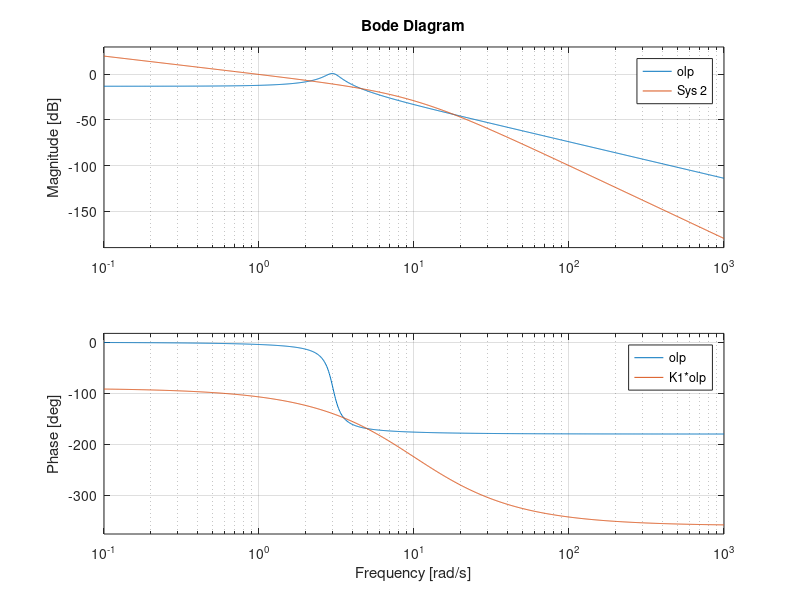
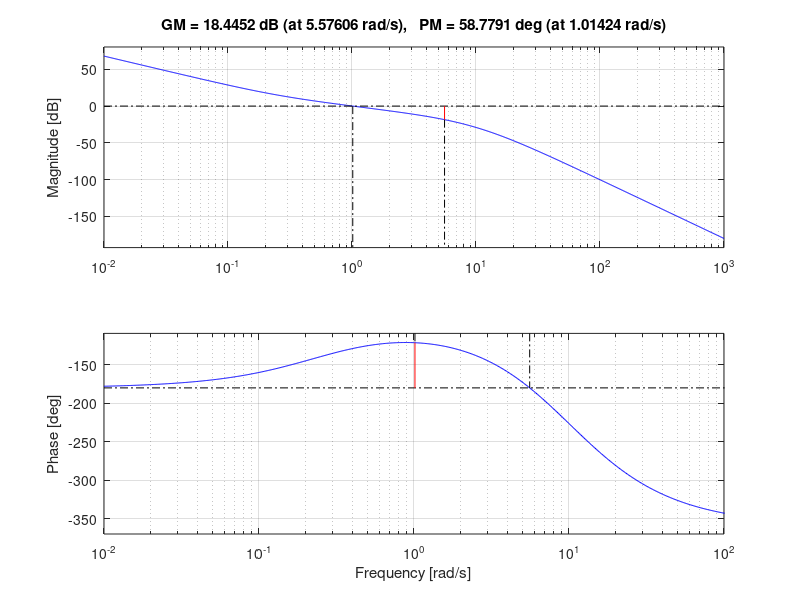
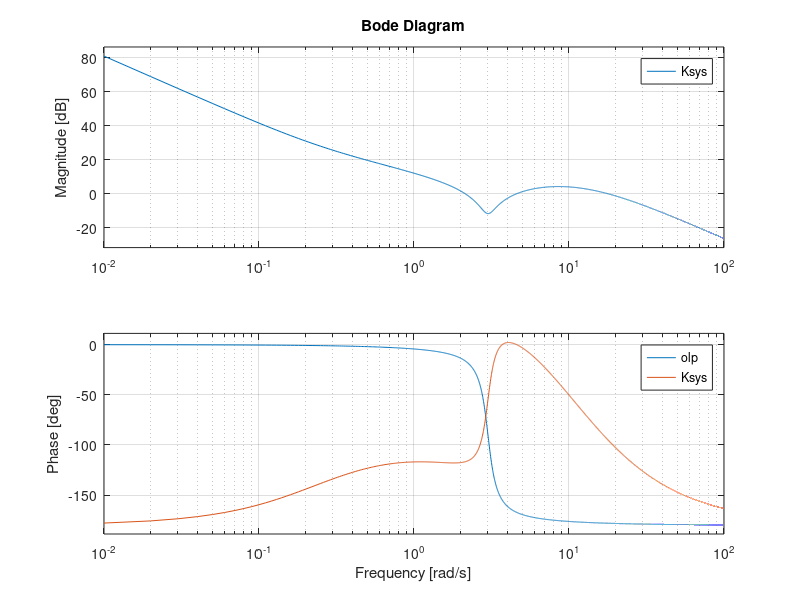
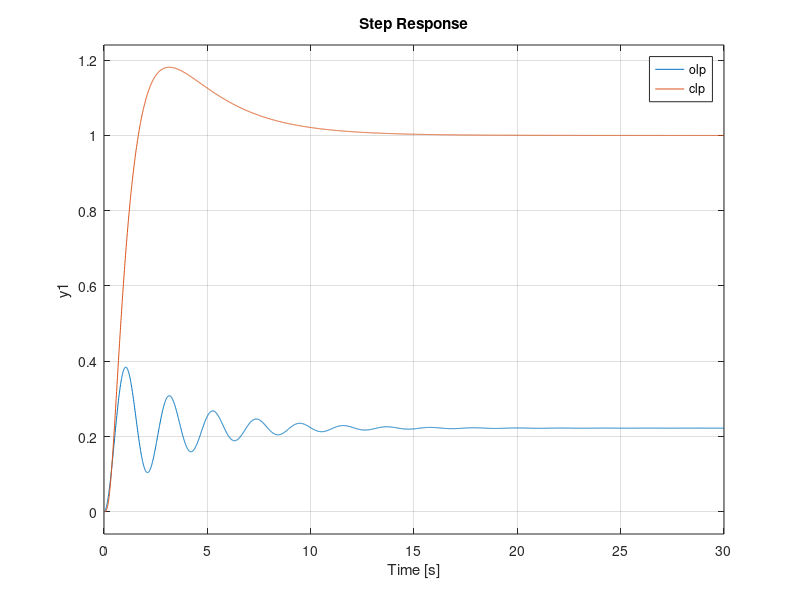

Write MATLAB code to recreate these figures, in order.
clear

w = 3;
w_pert = w;
z = 0.1;

s = tf('s');


olp = 2/(s^2 + 2*z*w_pert*s + w_pert^2);

K1 = 0.5*1000*(s^2 + 2*z*w*s + w^2)/(s*(s+10)^3);

figure(1);
bode(olp,K1*olp);
legend('olp','K1*olp');
grid on

Kp = 1;
Ki = 0.25;

Kpi = Kp + Ki/s;
Ksys = K1*Kpi;

loop = Ksys * olp;

om = 1e-2:0.01:1e2;
t = 0:0.01:30;

figure(2); clf
margin(loop);
xlim([1e-2 1e2])
grid on

figure(3); clf
bode(olp,om)
hold on
bode(Ksys,om);
legend('olp','Ksys')
grid on

clp = loop/(1+loop);
figure(4);
step(olp,clp,t)
grid on
legend('olp','clp');

figure(5);
bode(clp,om)
legend('clp');
grid on;

figure(6)
step(Ksys/(1+loop),t)
legend('u')
grid on;

